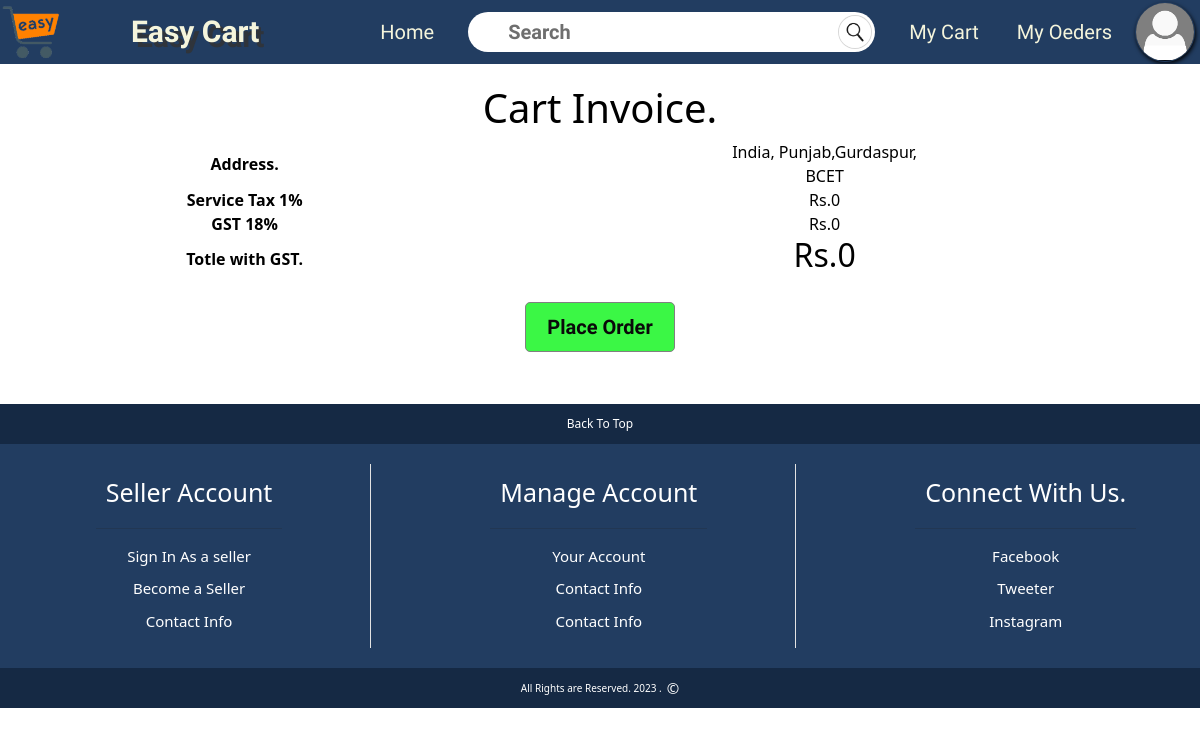
The app's page /MyCart.php (signed in) with its own data.
### tables this page shows
CREATE TABLE `addresses` (
  `id` int(10) NOT NULL,
  `user_id` varchar(255) NOT NULL,
  `country` varchar(100) NOT NULL,
  `state` varchar(100) NOT NULL,
  `city` varchar(100) NOT NULL,
  `hometown` varchar(150) DEFAULT NULL,
  `mob` varchar(15) DEFAULT NULL
);

### MyCart.php (the view, shortened to what this page needs)
<!DOCTYPE html>
<head>
	<link rel="stylesheet" href="CSS/style.css" type="text/css">
	<link rel="stylesheet" href="CSS/bootstrap.css" type="text/css">
</head>
<body>
	<?php require('partials/_header.php');
?>
	<div class="content" style="height: -webkit-fill-available;">
		<div class="cartprice">
<h1>Cart Invoice.</h1>
<?php
$userid = $_SESSION['userid'];
$sql = "SELECT * FROM customers WHERE userid ='$userid'";
$result = mysqli_query($con, $sql);
$row = mysqli_fetch_array($result);
$sr = $row['Sr'];
$asql = "SELECT * FROM addresses WHERE user_id ='$sr'";
    $aresult = mysqli_query($con, $asql);
    if($arow = mysqli_fetch_array($aresult)){
    $country = $arow['country'];
    $state = $arow['state'];
    $city = $arow['city'];
    $hometown = $arow['hometown'];
}else{
    $country = '';
    $state = '';
    $city = '';
    $hometown = '';
}
?>
<table>
	<tr>
		<th>Address.</th>
		<td style="text-transform:capitalize"><?php echo $country.', '.$state.','.$city.',<br> '.$hometown ;?></td>
	</tr>
	<tr>
		<th>Service Tax 1% </th>
		<td>Rs.<?php $srv = $totleprice/100*1; echo $srv;?></td>
	</tr>
	<tr>
		<th>GST 18% </th>
		<td>Rs.<?php $gst = $totleprice/100*18; echo $gst;?></td>
	</tr>
	<tr>
		<th>Totle with GST.</th>
		<td><h2>Rs.<?php $totle =$totleprice + $gst + $srv; echo $totle; ?></h2></td>
	</tr>
</table>
<div class="ordernow buy">
                <a href="paymentgate.php?userid=<?php echo $_SESSION['userid'];?>&price=<?php echo $totle;?>"><button>Place Order</button></a>
            </div>
		</div>
	</div>
	<?php require('partials/_footer.php'); ?>
</body>
</html>

### CSS/style.css (style rules this page uses)
* { padding: 0px; margin: 0px; }
a { text-decoration: none; }
body { font-family: 'Heebo', sans-serif; background-repeat: no-repeat; background-size: 100% 100%; background-position: center; }
::placeholder { color: rgb(110, 110, 110); }
.content { justify-content: center; display: flex; flex-wrap: wrap; height: auto; width: auto; color: antiquewhite; overflow: hidden; background-size: cover; background-position: center; padding: 20px; }
.content { justify-content: center; }
.buy { padding: 20px; }
.buy button { font-family: 'Heebo', sans-serif; font-size: 20px; height: 50px; width: 150px; background-color: #3bf745; border: 1px solid gray; border-radius: 5px; Padding: 3px; cursor: pointer; font-size: 20px; font-weight: bold; color: rgb(10, 10, 10); text-decoration: none; }
.buy a { text-decoration: none; color: #000000; }

### MyCart.php (style rules this page uses)
.cartprice { display: flex; flex-direction: column; height: 300px; width: 100%; text-align: center; align-items: center; color: black; }
.cartprice table { width:100%; }

### partials/_footer.php (style rules this page uses)
a { text-decoration:none; color :#ffffff; }

### records on screen
addresses: country "India", state "Punjab", city "Gurdaspur", hometown "BCET"

### other values on screen
$srv "0"
$gst "0"
$totle "0"
